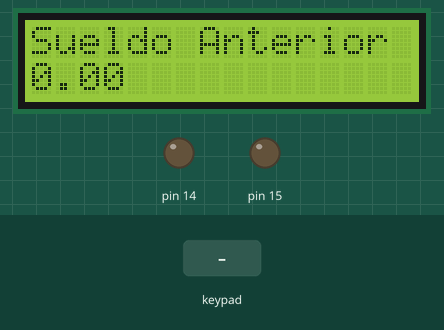
A sketch run on a simulated Arduino Uno, built with avr-gcc and run on an emulated ATmega328P. Shown: 16×2 character LCD, output pins drawn as LEDs (lit = HIGH). The test bench sets the inputs (shaded band).

Above: at 1.2 s.
1.3 s: keypad keys 1 1 1 0 9 8 A pressed 0.4 s apart
At 4.3 s:
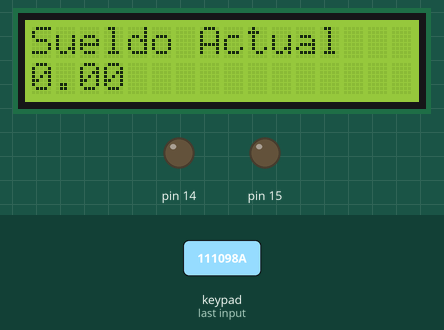
5.6 s: key 'A' pressed
At 6.9 s:
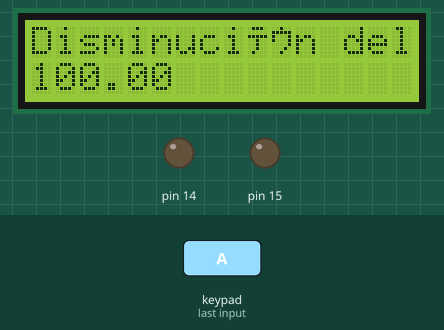
Timing chart, 0 to 8.6 s (numbered marks = the images above; inputs shaded):
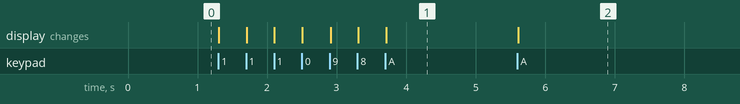

Measured:
- after the input at 1.3 s, the display: first changes at once (image 1 shows a later state)
- after the input at 5.6 s, the display: changes at once (image 2)

The sketch:

Aumento_salario.ino
```cpp
#include <LiquidCrystal.h>    //Libreria pantalla lcd
#include <Keypad.h>           //Libreria teclado

LiquidCrystal lcd (1,2,4,5,6,7);   //Inicializa la lcd

const byte rowsCount = 4;          //filas
const byte columsCount = 4;        //Columnas

char keys[rowsCount][columsCount] = {
   { '1','2','3', 'A' },
   { '4','5','6', 'B' },
   { '7','8','9', 'C' },
   { '*','0','#', 'D' }
};

const byte rowPins[rowsCount] = { 11, 10, 9, 8 };
const byte columnPins[columsCount] = { 16, 17, 18, 19 };

Keypad keypad = Keypad(makeKeymap(keys), rowPins, columnPins, rowsCount, columsCount);

char key; //Entrada
double SalAn=0; //Entrada
double SalAc=0; //Entrada
char dato[6]={48,48,48,48,48,48}; //Entrada
long valor=0; //Entrada
double Aumento=0; //Entrada
int pantalla=0; //Entrada

void setup() {
  lcd.begin(16,2);
  pinMode(14,OUTPUT);
  pinMode(15,OUTPUT);
  pinMode(12,INPUT);
}

void numero(){

  if ( key != 'A' && key != 'B' && key != 'C' && key != 'D' && key != '*' && key != '#' && key != 0){
    dato[0]=dato[1];
    dato[1]=dato[2];
    dato[2]=dato[3];
    dato[3]=dato[4];
    dato[4]=dato[5];
    dato[5]=key;
    valor=(dato[0]-48)*100000+(dato[1]-48)*10000+(dato[2]-48)*1000+(dato[3]-48)*100+(dato[4]-48)*10+(dato[5]-48);

  }

}


void loop() {
   key = keypad.getKey();
   if (key == 'A'){
      lcd.clear();
      valor=0;
      dato[0]=48;
      dato[1]=48;
      dato[2]=48;
      dato[3]=48;
      dato[4]=48;
      dato[5]=48;
      pantalla++;
    }

    if (pantalla>2){
        pantalla=0;
      }

   if (pantalla==0){ //Cambio
    lcd.setCursor(0,0);
    lcd.write("Sueldo Anterior"); //Salida
    numero();
    SalAn=valor;
    lcd.setCursor(0,1);
    lcd.print(SalAn); //Salida

   }

   if (pantalla==1){ //Cambio de pantalla
    lcd.setCursor(0,0);
    lcd.write("Sueldo Actual"); //Salida
    numero();
    SalAc=valor;
    lcd.setCursor(0,1);
    lcd.print(SalAc); //Salida
   }

   if (pantalla==2){
    if (SalAc>=SalAn){
      Aumento = ((SalAc-SalAn)/SalAn)*100; //Proceso
      lcd.setCursor(0,0);
      lcd.print("Auemnto del:"); //Salida
      lcd.setCursor(0,1);
      lcd.print(Aumento); //Salida
    }
    if (SalAc<SalAn){
      Aumento = ((SalAc - SalAn)/SalAn)*(-100); //Proceso
      lcd.setCursor(0,0);
      lcd.print("Disminución del:"); //Salida
      lcd.setCursor(0,1);
      lcd.print(Aumento); //Salida
    }
  }
}
```
